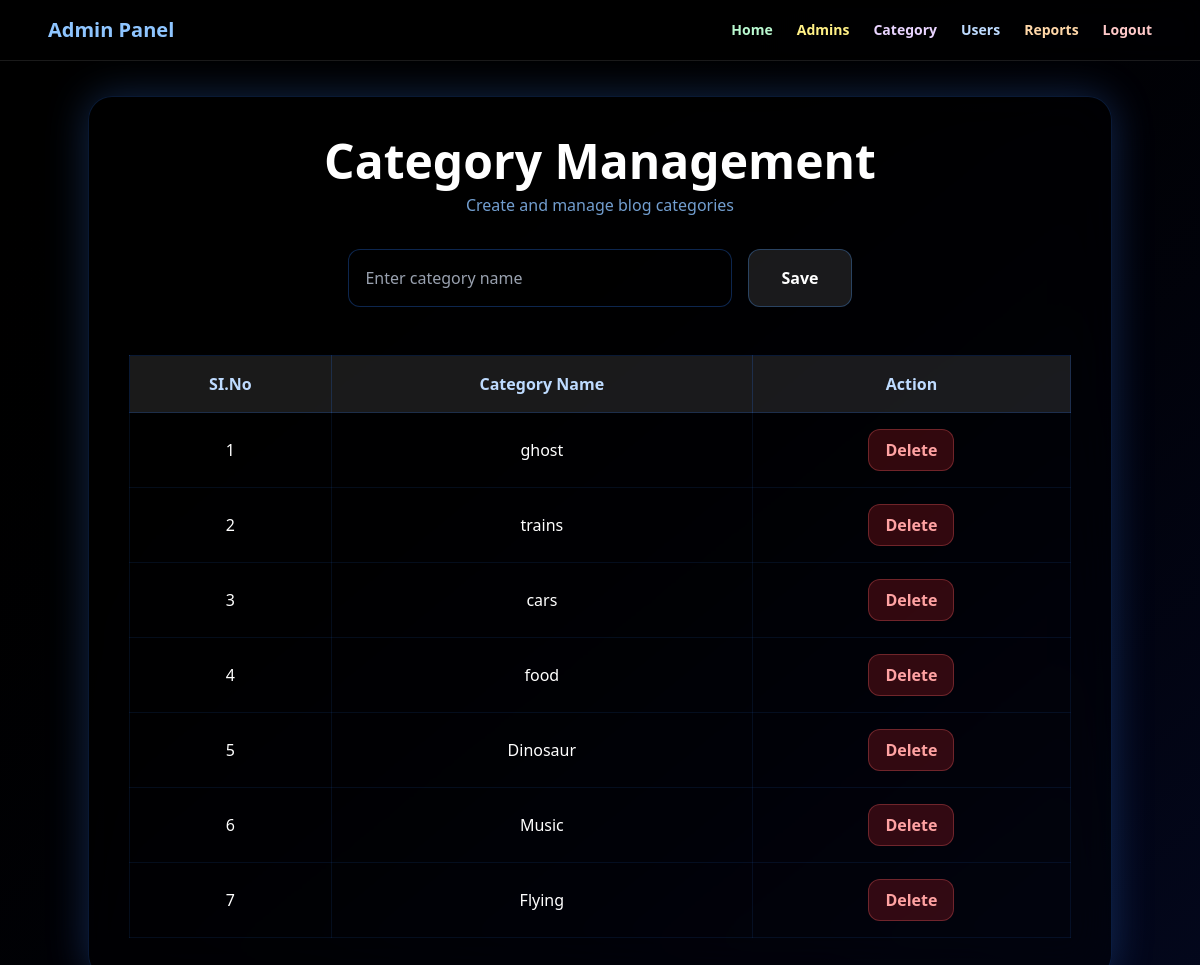
The app's page /administrator/Category/ (signed in) with its own data.
### Administrator/models.py (models this page shows)
class tbl_category(models.Model):
    category_name = models.CharField(max_length=50)

### Administrator/views.py (the view)
    def wrapper(request, *args, **kwargs):
        if "uid" not in request.session:
            return redirect("/guest/Login/")
        response = view_func(request, *args, **kwargs)
        add_never_cache_headers(response)
        return response

### Administrator/views.py (called while the page is built)
def admin_login_required(view_func):
    def wrapper(request, *args, **kwargs):
        if "uid" not in request.session:
            return redirect("/guest/Login/")
        response = view_func(request, *args, **kwargs)
        add_never_cache_headers(response)
        return response
    return wrapper

@admin_login_required
def category(requests):
    if requests.method == "POST":
        category_name = requests.POST.get("category")
        if category_name and category_name.strip():
            tbl_category.objects.create(category_name=category_name)
        return redirect("Category")
    data = tbl_category.objects.all()
    return render(requests, "Administrator/Category.html", {"Category": data})

### Administrator/templates/Administrator/Category.html (shortened to what this page needs)
<!DOCTYPE HTML>
<html>
<head>
    {% load static %}
    <link rel="stylesheet" href="{% static 'css/output.css' %}">
    <script src="https://cdn.jsdelivr.net/npm/@tailwindcss/browser@4"></script>
</head>
<body class="min-h-screen flex items-center justify-center bg-gradient-to-br from-black via-blue-950 to-red-950 pt-24">
<nav class="w-full fixed top-0 left-0 z-50 bg-black/40 backdrop-blur-md border-b border-white/10">
    <div class="max-w-6xl mx-auto flex justify-between items-center px-6 py-4">
        <div class="font-bold text-xl text-blue-300">
            Admin Panel
        </div>
        <div class="hidden md:flex gap-6 text-sm font-semibold">
            <a href="{% url 'homepage' %}" class="text-green-200 hover:text-green-400 transition">Home</a>
            <a href="{% url 'adminregistration' %}" class="text-yellow-200 hover:text-yellow-400 transition">Admins</a>
            <a href="{% url 'Category' %}" class="text-purple-200 hover:text-purple-400 transition">Category</a>
            <a href="{% url 'user_verification' %}" class="text-blue-200 hover:text-blue-400 transition">Users</a>
            <a href="{% url 'Reports' %}" class="text-orange-200 hover:text-orange-400 transition">Reports</a>
            <a href="{% url 'admin_logout' %}" class="text-red-200 hover:text-red-400 font-bold transition">
                Logout
            </a>
        </div>
    </div>
</nav>
<div class="w-full max-w-5xl p-10 rounded-3xl
            backdrop-blur-xl
            bg-black/40
            border border-blue-500/20
            shadow-[0_0_40px_rgba(59,130,246,0.3)]">
    <h3 class="text-5xl font-black text-white text-center mb-2">
        Category Management
    </h3>
    <p class="text-center text-blue-300/80 mb-8">
        Create and manage blog categories
    </p>
    <form method="POST">
        <div class="flex flex-col md:flex-row gap-4 justify-center items-center">
            <input type="text"
                   name="category"
                   placeholder="Enter category name"
                   class="w-full md:w-96 p-4 rounded-xl
                          bg-black/40 border border-blue-500/30
                          text-white placeholder:text-gray-400
                          focus:border-blue-400 focus:ring-2 focus:ring-blue-500
                          outline-none">
            <button type="submit"
                    class="px-8 py-4 rounded-xl
                           bg-white/10 border border-blue-400/30
                           text-white font-bold
                           hover:bg-blue-500/20 hover:scale-105
                           transition-all duration-300">
                Save
            </button>
        </div>
    </form>
    <div class="mt-12 overflow-x-auto">
        <table class="w-full text-center border-collapse">
            <thead>
                <tr class="bg-white/10 text-blue-200">
                    <th class="p-4 border border-blue-500/20">SI.No</th>
                    <th class="p-4 border border-blue-500/20">Category Name</th>
                    <th class="p-4 border border-blue-500/20">Action</th>
                </tr>
            </thead>
            <tbody>
                {% for c in Category %}
                <tr class="text-white hover:bg-white/5 transition-all duration-300">
                    <td class="p-4 border border-blue-500/10">
                        {{ forloop.counter }}
                    </td>
                    <td class="p-4 border border-blue-500/10">
                        {{ c.category_name }}
                    </td>
                    <td class="p-4 border border-blue-500/10">
                        <form method="POST" action="{% url 'delete_category' c.id %}">
                            <button type="submit"
                                    class="px-4 py-2 rounded-xl
                                           bg-red-500/20 border border-red-400/30
                                           text-red-300 font-semibold
                                           hover:bg-red-500/30 hover:text-white
                                           hover:scale-105
                                           transition-all duration-300">
                                Delete
                            </button>
                        </form>
                    </td>
                </tr>
                {% endfor %}
            </tbody>
        </table>
    </div>
</div>
</body>
</html>

### Administrator/templates/Administrator/Category.html (style rules this page uses)
body { background-size:400% 400%; animation:gradient 12s ease infinite; }

### records on screen
tbl_category: category_name "ghost"
tbl_category: category_name "trains"
tbl_category: category_name "cars"
tbl_category: category_name "food"
tbl_category: category_name "Dinosaur"
tbl_category: category_name "Music"
tbl_category: category_name "Flying"
